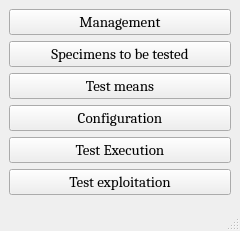
<?xml version="1.0" encoding="UTF-8"?>
<ui version="4.0">
 <class>MainWindow</class>
 <widget class="QMainWindow" name="MainWindow">
  <property name="geometry">
   <rect>
    <x>0</x>
    <y>0</y>
    <width>240</width>
    <height>231</height>
   </rect>
  </property>
  <property name="windowTitle">
   <string>Menu</string>
  </property>
  <widget class="QWidget" name="centralwidget">
   <layout class="QVBoxLayout" name="verticalLayout">
    <item>
     <widget class="QPushButton" name="pushButton">
      <property name="font">
       <font>
        <family>Cambria</family>
        <pointsize>11</pointsize>
       </font>
      </property>
      <property name="text">
       <string>Management</string>
      </property>
     </widget>
    </item>
    <item>
     <widget class="QPushButton" name="pushButton_3">
      <property name="font">
       <font>
        <family>Cambria</family>
        <pointsize>11</pointsize>
       </font>
      </property>
      <property name="text">
       <string>Specimens to be tested</string>
      </property>
     </widget>
    </item>
    <item>
     <widget class="QPushButton" name="pushButton_4">
      <property name="font">
       <font>
        <family>Cambria</family>
        <pointsize>11</pointsize>
       </font>
      </property>
      <property name="text">
       <string>Test means</string>
      </property>
     </widget>
    </item>
    <item>
     <widget class="QPushButton" name="pushButton_2">
      <property name="font">
       <font>
        <family>Cambria</family>
        <pointsize>11</pointsize>
       </font>
      </property>
      <property name="text">
       <string>Configuration</string>
      </property>
     </widget>
    </item>
    <item>
     <widget class="QPushButton" name="pushButton_5">
      <property name="font">
       <font>
        <family>Cambria</family>
        <pointsize>11</pointsize>
       </font>
      </property>
      <property name="text">
       <string>Test Execution</string>
      </property>
     </widget>
    </item>
    <item>
     <widget class="QPushButton" name="pushButton_6">
      <property name="font">
       <font>
        <family>Cambria</family>
        <pointsize>11</pointsize>
       </font>
      </property>
      <property name="text">
       <string>Test exploitation</string>
      </property>
     </widget>
    </item>
   </layout>
  </widget>
  <widget class="QStatusBar" name="statusbar"/>
 </widget>
 <resources/>
 <connections/>
</ui>
